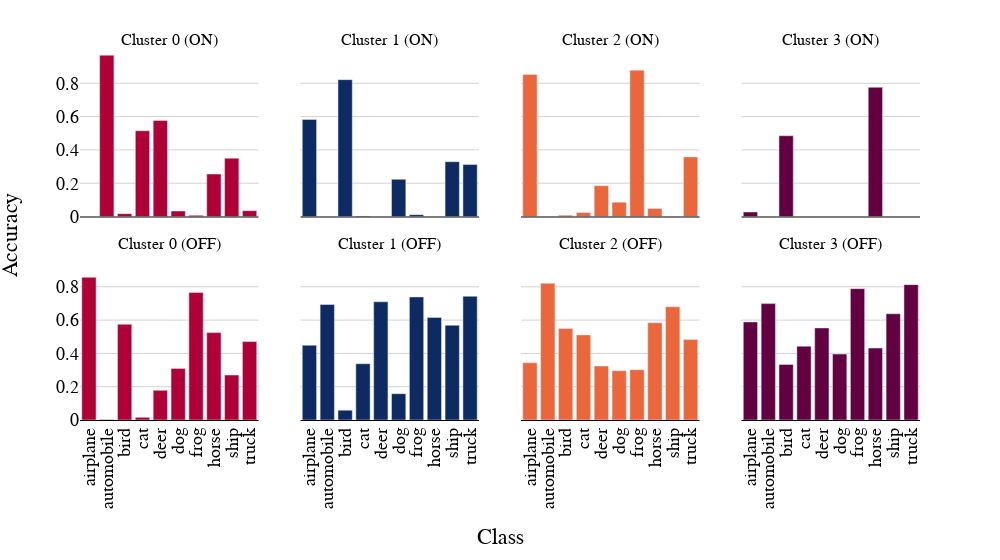

Notebook code for this chart:
### Code cell
def plot_classwise_cluster_perf(num_clusters, classwise_accuracies_on, classwise_accuracies_off, cifar_labels=cifar_labels):

    colors = [
        pc.qualitative.Dark24_r[0],
        pc.qualitative.Dark24_r[1],
        pc.qualitative.Dark24_r[15],
        pc.qualitative.Dark24_r[5],
    ]

    # Create subplots: one row per cluster
    fig = make_subplots(rows=2, cols=4, shared_xaxes=True, shared_yaxes=True, vertical_spacing=0.1, subplot_titles=[f'Cluster {i} (ON)' for i in range(num_clusters)] + [f'Cluster {i} (OFF)' for i in range(num_clusters)], row_heights=[0.15, 0.15])

    for i in range(num_clusters):
        fig.add_trace(go.Bar(
            x=cifar_labels,
            y=classwise_accuracies_on[i],
            marker_color=colors[i],
            name=f'Cluster {i} (ON)',
        ), row=1, col=i+1)
        # x tick angle
        fig.update_xaxes(tickangle=-90)

        fig.add_trace(go.Bar(
            x=cifar_labels,
            y=classwise_accuracies_off[i],
            marker_color=colors[i],
            name=f'Cluster {i} (OFF)',
        ), row=2, col=i+1)

    # white background
    fig.update_layout(plot_bgcolor='white')

    # gridlines
    fig.update_yaxes(showgrid=True, gridwidth=1, gridcolor='LightGray')

    fig.update_layout(height=140 * num_clusters, width=1000)

    # hide the legend
    fig.update_layout(showlegend=True)

    # show y-axis title once in the exact middle of four subplots
    fig.add_annotation(
        text="Accuracy",
        xref="paper", yref="paper",
        x=-0.1, y=0.5,
        showarrow=False,
        font=dict(size=22, family="Computer Modern"),
        align="center",
        textangle=-90
    )
    # show x-axis title once in the exact middle of four subplots
    fig.add_annotation(
        text="Class",
        xref="paper", yref="paper",
        x=0.5, y=-0.35,
        showarrow=False,
        font=dict(size=22, family="Computer Modern"),
        align="center",
    )


    # latex font on everything (for research papers)

    fig.update_layout(
        font_family="Computer Modern",
        font_size=20,
    )

    # all y-axes have the same range and ticks
    fig.update_yaxes(range=[0, 1], tickvals=np.arange(0, 1, 0.2))

    # no legend
    fig.update_layout(showlegend=False)

    # show all x ticks
    fig.update_xaxes(tickvals=np.arange(10))

    # remove space from top of figure and add some space at the bottom
    fig.update_layout(margin=dict(t=50, b=140))

    # everthing latex font (for research paper)
    fig.update_layout(font=dict(family='serif', size=20, color='black'))
    fig.update_xaxes(title_font=dict(family='serif', size=20, color='black'))
    fig.update_yaxes(title_font=dict(family='serif', size=20, color='black'))
    fig.update_xaxes(tickfont=dict(family='serif', size=18, color='black'))
    fig.update_yaxes(tickfont=dict(family='serif', size=18, color='black'))
    fig.update_xaxes(showline=True, linewidth=1, linecolor='black', mirror=False)
    return fig

fig = plot_classwise_cluster_perf(num_clusters, classwise_accuracies_on, classwise_accuracies_off)
fig.show()

### Figure 1 — Plotly figure (JSON) as saved in the notebook; plotly's stock layout.template omitted (floating-point values rounded to 4 significant figures)
{"data": [{"marker": {"color": "#AF0038"}, "name": "Cluster 0 (ON)", "type": "bar", "x": ["airplane", "automobile", "bird", "cat", "deer", "dog", "frog", "horse", "ship", "truck"], "xaxis": "x", "y": [0, 0.969, 0.017, 0.515, 0.577, 0.033, 0.007, 0.255, 0.35, 0.035], "yaxis": "y"}, {"marker": {"color": "#AF0038"}, "name": "Cluster 0 (OFF)", "type": "bar", "x": ["airplane", "automobile", "bird", "cat", "deer", "dog", "frog", "horse", "ship", "truck"], "xaxis": "x5", "y": [0.857, 0.003, 0.575, 0.016, 0.178, 0.31, 0.766, 0.525, 0.27, 0.471], "yaxis": "y5"}, {"marker": {"color": "#0D2A63"}, "name": "Cluster 1 (ON)", "type": "bar", "x": ["airplane", "automobile", "bird", "cat", "deer", "dog", "frog", "horse", "ship", "truck"], "xaxis": "x2", "y": [0.583, 0, 0.822, 0.003, 0, 0.223, 0.011, 0, 0.329, 0.312], "yaxis": "y2"}, {"marker": {"color": "#0D2A63"}, "name": "Cluster 1 (OFF)", "type": "bar", "x": ["airplane", "automobile", "bird", "cat", "deer", "dog", "frog", "horse", "ship", "truck"], "xaxis": "x6", "y": [0.449, 0.694, 0.059, 0.338, 0.71, 0.158, 0.739, 0.616, 0.569, 0.743], "yaxis": "y6"}, {"marker": {"color": "#EB663B"}, "name": "Cluster 2 (ON)", "type": "bar", "x": ["airplane", "automobile", "bird", "cat", "deer", "dog", "frog", "horse", "ship", "truck"], "xaxis": "x3", "y": [0.853, 0, 0.008, 0.024, 0.185, 0.086, 0.879, 0.048, 0, 0.358], "yaxis": "y3"}, {"marker": {"color": "#EB663B"}, "name": "Cluster 2 (OFF)", "type": "bar", "x": ["airplane", "automobile", "bird", "cat", "deer", "dog", "frog", "horse", "ship", "truck"], "xaxis": "x7", "y": [0.344, 0.821, 0.549, 0.511, 0.324, 0.296, 0.302, 0.584, 0.68, 0.484], "yaxis": "y7"}, {"marker": {"color": "#620042"}, "name": "Cluster 3 (ON)", "type": "bar", "x": ["airplane", "automobile", "bird", "cat", "deer", "dog", "frog", "horse", "ship", "truck"], "xaxis": "x4", "y": [0.027, 0, 0.485, 0, 0, 0, 0, 0.776, 0, 0], "yaxis": "y4"}, {"marker": {"color": "#620042"}, "name": "Cluster 3 (OFF)", "type": "bar", "x": ["airplane", "automobile", "bird", "cat", "deer", "dog", "frog", "horse", "ship", "truck"], "xaxis": "x8", "y": [0.589, 0.699, 0.334, 0.443, 0.553, 0.396, 0.789, 0.432, 0.638, 0.813], "yaxis": "y8"}], "layout": {"annotations": [{"font": {"size": 16}, "showarrow": false, "text": "Cluster 0 (ON)", "x": 0.1062, "xanchor": "center", "xref": "paper", "y": 1, "yanchor": "bottom", "yref": "paper"}, {"font": {"size": 16}, "showarrow": false, "text": "Cluster 1 (ON)", "x": 0.3688, "xanchor": "center", "xref": "paper", "y": 1, "yanchor": "bottom", "yref": "paper"}, {"font": {"size": 16}, "showarrow": false, "text": "Cluster 2 (ON)", "x": 0.6313, "xanchor": "center", "xref": "paper", "y": 1, "yanchor": "bottom", "yref": "paper"}, {"font": {"size": 16}, "showarrow": false, "text": "Cluster 3 (ON)", "x": 0.8938, "xanchor": "center", "xref": "paper", "y": 1, "yanchor": "bottom", "yref": "paper"}, {"font": {"size": 16}, "showarrow": false, "text": "Cluster 0 (OFF)", "x": 0.1062, "xanchor": "center", "xref": "paper", "y": 0.45, "yanchor": "bottom", "yref": "paper"}, {"font": {"size": 16}, "showarrow": false, "text": "Cluster 1 (OFF)", "x": 0.3688, "xanchor": "center", "xref": "paper", "y": 0.45, "yanchor": "bottom", "yref": "paper"}, {"font": {"size": 16}, "showarrow": false, "text": "Cluster 2 (OFF)", "x": 0.6313, "xanchor": "center", "xref": "paper", "y": 0.45, "yanchor": "bottom", "yref": "paper"}, {"font": {"size": 16}, "showarrow": false, "text": "Cluster 3 (OFF)", "x": 0.8938, "xanchor": "center", "xref": "paper", "y": 0.45, "yanchor": "bottom", "yref": "paper"}, {"align": "center", "font": {"family": "Computer Modern", "size": 22}, "showarrow": false, "text": "Accuracy", "textangle": -90, "x": -0.1, "xref": "paper", "y": 0.5, "yref": "paper"}, {"align": "center", "font": {"family": "Computer Modern", "size": 22}, "showarrow": false, "text": "Class", "x": 0.5, "xref": "paper", "y": -0.35, "yref": "paper"}], "font": {"color": "black", "family": "serif", "size": 20}, "height": 560, "margin": {"b": 140, "t": 50}, "plot_bgcolor": "white", "showlegend": false, "width": 1000, "xaxis": {"anchor": "y", "domain": [0, 0.2125], "linecolor": "black", "linewidth": 1, "matches": "x5", "mirror": false, "showline": true, "showticklabels": false, "tickangle": -90, "tickfont": {"color": "black", "family": "serif", "size": 18}, "tickvals": [0, 1, 2, 3, 4, 5, 6, 7, 8, 9], "title": {"font": {"color": "black", "family": "serif", "size": 20}}}, "xaxis2": {"anchor": "y2", "domain": [0.2625, 0.475], "linecolor": "black", "linewidth": 1, "matches": "x6", "mirror": false, "showline": true, "showticklabels": false, "tickangle": -90, "tickfont": {"color": "black", "family": "serif", "size": 18}, "tickvals": [0, 1, 2, 3, 4, 5, 6, 7, 8, 9], "title": {"font": {"color": "black", "family": "serif", "size": 20}}}, "xaxis3": {"anchor": "y3", "domain": [0.525, 0.7375], "linecolor": "black", "linewidth": 1, "matches": "x7", "mirror": false, "showline": true, "showticklabels": false, "tickangle": -90, "tickfont": {"color": "black", "family": "serif", "size": 18}, "tickvals": [0, 1, 2, 3, 4, 5, 6, 7, 8, 9], "title": {"font": {"color": "black", "family": "serif", "size": 20}}}, "xaxis4": {"anchor": "y4", "domain": [0.7875, 1], "linecolor": "black", "linewidth": 1, "matches": "x8", "mirror": false, "showline": true, "showticklabels": false, "tickangle": -90, "tickfont": {"color": "black", "family": "serif", "size": 18}, "tickvals": [0, 1, 2, 3, 4, 5, 6, 7, 8, 9], "title": {"font": {"color": "black", "family": "serif", "size": 20}}}, "xaxis5": {"anchor": "y5", "domain": [0, 0.2125], "linecolor": "black", "linewidth": 1, "mirror": false, "showline": true, "tickangle": -90, "tickfont": {"color": "black", "family": "serif", "size": 18}, "tickvals": [0, 1, 2, 3, 4, 5, 6, 7, 8, 9], "title": {"font": {"color": "black", "family": "serif", "size": 20}}}, "xaxis6": {"anchor": "y6", "domain": [0.2625, 0.475], "linecolor": "black", "linewidth": 1, "mirror": false, "showline": true, "tickangle": -90, "tickfont": {"color": "black", "family": "serif", "size": 18}, "tickvals": [0, 1, 2, 3, 4, 5, 6, 7, 8, 9], "title": {"font": {"color": "black", "family": "serif", "size": 20}}}, "xaxis7": {"anchor": "y7", "domain": [0.525, 0.7375], "linecolor": "black", "linewidth": 1, "mirror": false, "showline": true, "tickangle": -90, "tickfont": {"color": "black", "family": "serif", "size": 18}, "tickvals": [0, 1, 2, 3, 4, 5, 6, 7, 8, 9], "title": {"font": {"color": "black", "family": "serif", "size": 20}}}, "xaxis8": {"anchor": "y8", "domain": [0.7875, 1], "linecolor": "black", "linewidth": 1, "mirror": false, "showline": true, "tickangle": -90, "tickfont": {"color": "black", "family": "serif", "size": 18}, "tickvals": [0, 1, 2, 3, 4, 5, 6, 7, 8, 9], "title": {"font": {"color": "black", "family": "serif", "size": 20}}}, "yaxis": {"anchor": "x", "domain": [0.55, 1], "gridcolor": "LightGray", "gridwidth": 1, "range": [0, 1], "showgrid": true, "tickfont": {"color": "black", "family": "serif", "size": 18}, "tickvals": [0, 0.2, 0.4, 0.6, 0.8], "title": {"font": {"color": "black", "family": "serif", "size": 20}}}, "yaxis2": {"anchor": "x2", "domain": [0.55, 1], "gridcolor": "LightGray", "gridwidth": 1, "matches": "y", "range": [0, 1], "showgrid": true, "showticklabels": false, "tickfont": {"color": "black", "family": "serif", "size": 18}, "tickvals": [0, 0.2, 0.4, 0.6, 0.8], "title": {"font": {"color": "black", "family": "serif", "size": 20}}}, "yaxis3": {"anchor": "x3", "domain": [0.55, 1], "gridcolor": "LightGray", "gridwidth": 1, "matches": "y", "range": [0, 1], "showgrid": true, "showticklabels": false, "tickfont": {"color": "black", "family": "serif", "size": 18}, "tickvals": [0, 0.2, 0.4, 0.6, 0.8], "title": {"font": {"color": "black", "family": "serif", "size": 20}}}, "yaxis4": {"anchor": "x4", "domain": [0.55, 1], "gridcolor": "LightGray", "gridwidth": 1, "matches": "y", "range": [0, 1], "showgrid": true, "showticklabels": false, "tickfont": {"color": "black", "family": "serif", "size": 18}, "tickvals": [0, 0.2, 0.4, 0.6, 0.8], "title": {"font": {"color": "black", "family": "serif", "size": 20}}}, "yaxis5": {"anchor": "x5", "domain": [0, 0.45], "gridcolor": "LightGray", "gridwidth": 1, "range": [0, 1], "showgrid": true, "tickfont": {"color": "black", "family": "serif", "size": 18}, "tickvals": [0, 0.2, 0.4, 0.6, 0.8], "title": {"font": {"color": "black", "family": "serif", "size": 20}}}, "yaxis6": {"anchor": "x6", "domain": [0, 0.45], "gridcolor": "LightGray", "gridwidth": 1, "matches": "y5", "range": [0, 1], "showgrid": true, "showticklabels": false, "tickfont": {"color": "black", "family": "serif", "size": 18}, "tickvals": [0, 0.2, 0.4, 0.6, 0.8], "title": {"font": {"color": "black", "family": "serif", "size": 20}}}, "yaxis7": {"anchor": "x7", "domain": [0, 0.45], "gridcolor": "LightGray", "gridwidth": 1, "matches": "y5", "range": [0, 1], "showgrid": true, "showticklabels": false, "tickfont": {"color": "black", "family": "serif", "size": 18}, "tickvals": [0, 0.2, 0.4, 0.6, 0.8], "title": {"font": {"color": "black", "family": "serif", "size": 20}}}, "yaxis8": {"anchor": "x8", "domain": [0, 0.45], "gridcolor": "LightGray", "gridwidth": 1, "matches": "y5", "range": [0, 1], "showgrid": true, "showticklabels": false, "tickfont": {"color": "black", "family": "serif", "size": 18}, "tickvals": [0, 0.2, 0.4, 0.6, 0.8], "title": {"font": {"color": "black", "family": "serif", "size": 20}}}}}
